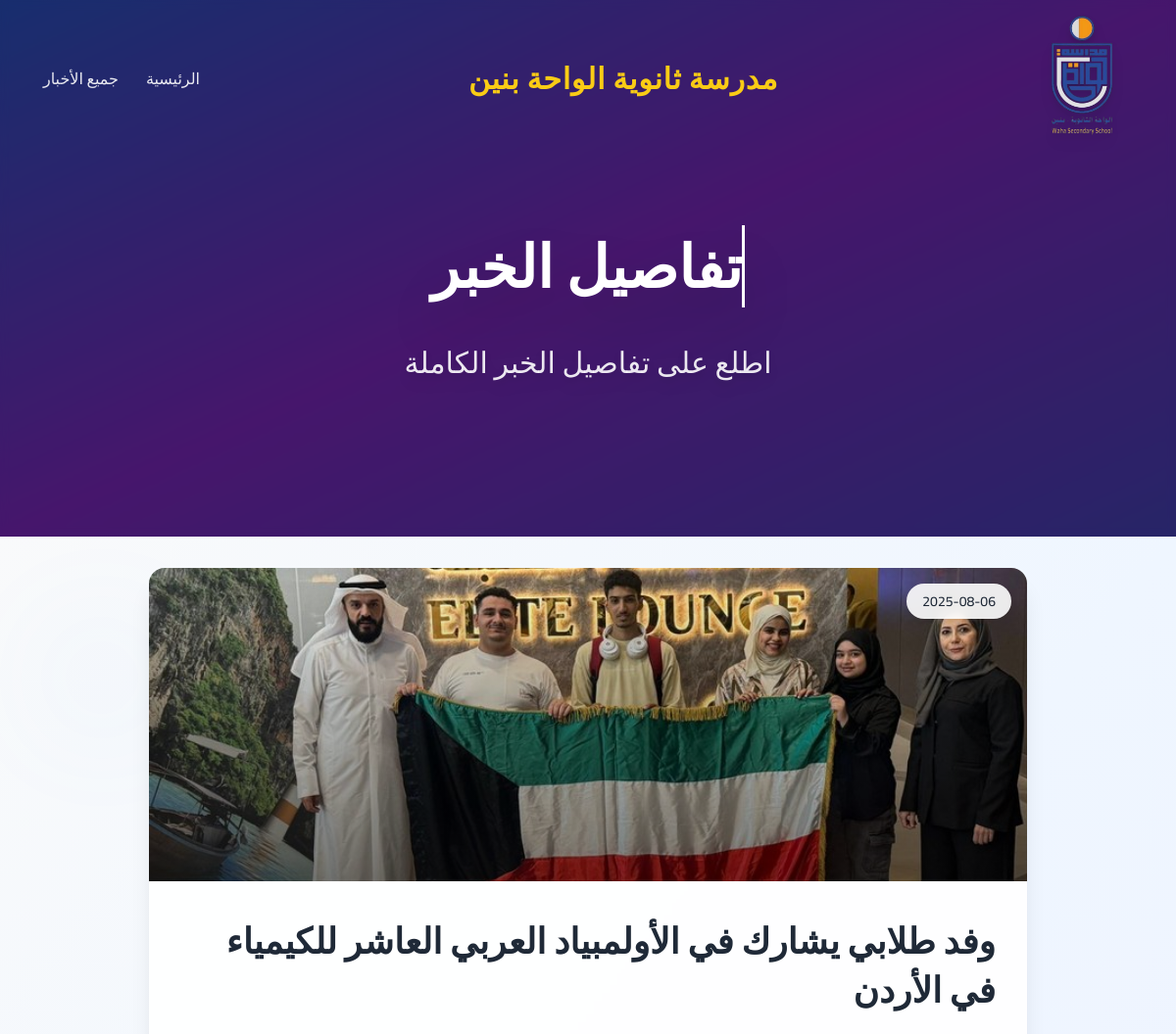
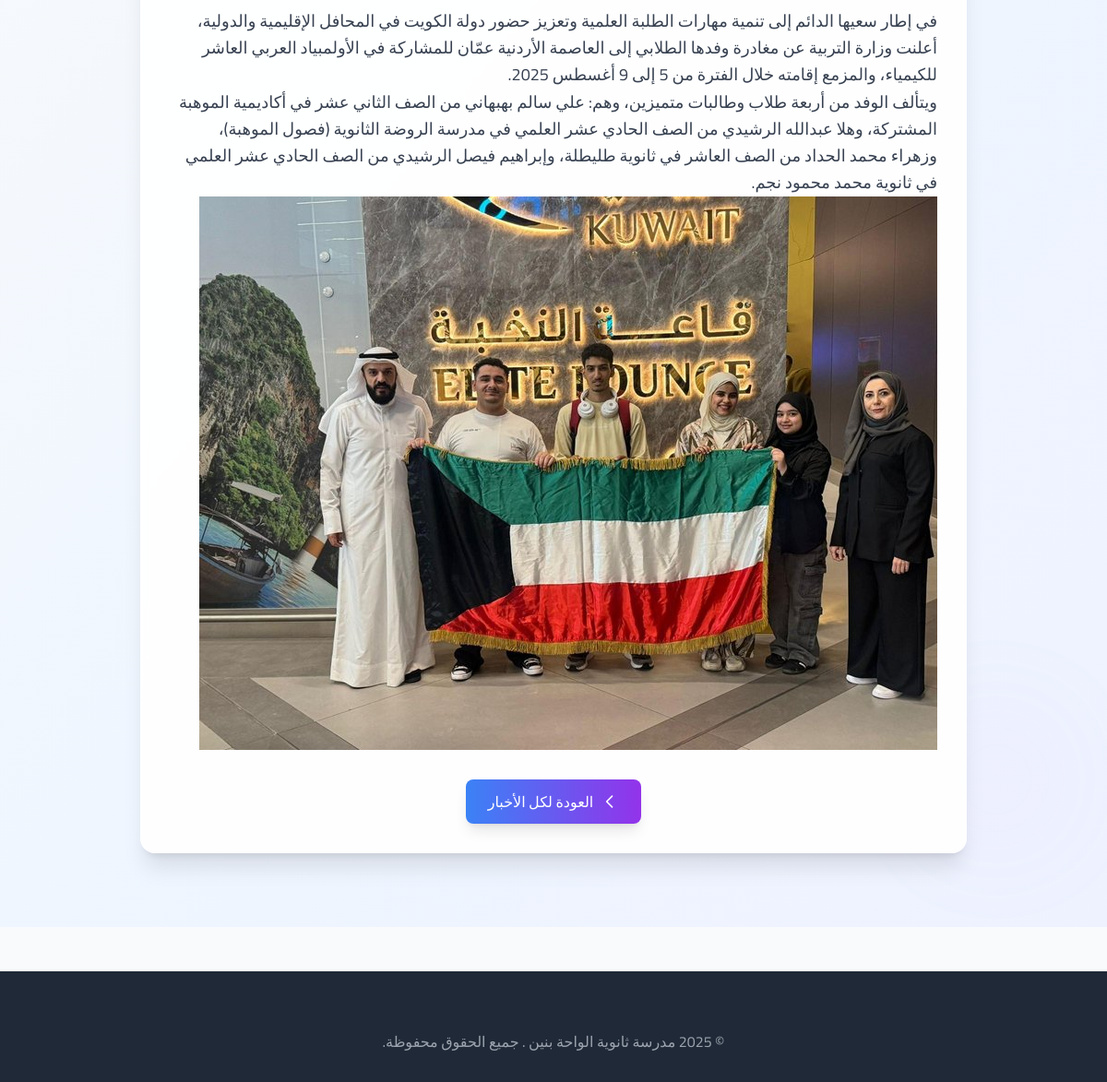
/news/6, run on the app's committed database (2 pictures, top to bottom).
### app.py (models this page shows)
class SchoolSettings(db.Model):
    id = db.Column(db.Integer, primary_key=True)
    school_logo = db.Column(db.String(255), nullable=True)
    school_name = db.Column(db.String(200), nullable=False)
    school_address = db.Column(db.Text, nullable=True)
    school_phone = db.Column(db.String(50), nullable=True)
    school_email = db.Column(db.String(100), nullable=True)
    school_vision = db.Column(db.Text, nullable=True)
    school_mission = db.Column(db.Text, nullable=True)
    school_values = db.Column(db.Text, nullable=True)
    google_maps_url = db.Column(db.String(500), nullable=True)
    youtube_url = db.Column(db.String(500), nullable=True)
    instagram_url = db.Column(db.String(500), nullable=True)
    telegram_url = db.Column(db.String(500), nullable=True)
    snapchat_url = db.Column(db.String(500), nullable=True)
    whatsapp_url = db.Column(db.String(500), nullable=True)
    academic_year = db.Column(db.String(50), nullable=True)
    academic_semester = db.Column(db.String(50), nullable=True)
    updated_at = db.Column(db.DateTime, default=datetime.utcnow, onupdate=datetime.utcnow)

class News(db.Model):
    id = db.Column(db.Integer, primary_key=True)
    title = db.Column(db.String(200), nullable=False)
    details = db.Column(db.Text, nullable=False)
    image = db.Column(db.String(200), nullable=True)
    date = db.Column(db.String(20), nullable=False)

### app.py (the view)
@app.route('/news/<int:news_id>')
def news_detail(news_id):
    news = News.query.get_or_404(news_id)
    school_settings = get_school_settings()
    current_year = datetime.now().year
    return render_template('news_detail.html', news=news, school_settings=school_settings, current_year=current_year)

### app.py (called while the page is built, shortened)
def get_school_settings():
    try:
        settings = SchoolSettings.query.first()
        return settings
    except Exception as e:
        print(f"خطأ في get_school_settings: {e}")
        return SchoolSettings(
            school_name="اسم المدرسة",
            school_address="عنوان المدرسة",
            school_phone="",
            school_email="",
            school_vision="رؤية المدرسة",
            school_mission="رسالة المدرسة",
            school_values="",
            google_maps_url="",
            youtube_url="",
            instagram_url="",
            telegram_url="",
            snapchat_url="",
            whatsapp_url="",
            academic_year="2024-2025",
            academic_semester="الفصل الدراسي الأول"
        )

### templates/news_detail.html (shortened to what this page needs)
<!DOCTYPE html>
<html lang="ar" dir="rtl">
<head>
    <script src="https://cdn.tailwindcss.com"></script>
</head>
<body class="font-['Cairo'] bg-gray-50">
    <section class="relative bg-gradient-to-br from-blue-900 via-purple-900 to-indigo-900 overflow-hidden">
        <div class="absolute inset-0 bg-gradient-to-br from-blue-900 via-purple-900 to-indigo-900"></div>
        <div class="absolute inset-0 bg-black/20 backdrop-blur-sm"></div>
        <div class="relative z-20 max-w-7xl mx-auto px-4 sm:px-6 lg:px-8">
            <div class="flex items-center justify-between h-32 md:h-36 lg:h-40">
                <div class="flex items-center flex-shrink-0">
                    {% if school_settings and school_settings.school_logo %}
                    <img src="/assets/images/{{ school_settings.school_logo }}" alt="شعار المدرسة" class="h-24 md:h-28 lg:h-32 w-auto drop-shadow-lg ">
                {% endif %}
                </div>
                <div class="flex-1 flex justify-center">
                                                            <span class="text-base md:text-3xl font-extrabold text-yellow-400 tracking-wide font-['Cairo','Noto Kufi Arabic',sans-serif] select-none">
                    {% if school_settings and school_settings.school_name %}
                        {{ school_settings.school_name }}
                    {% else %}
                        سجل بيانات المدرسة من الاعدادات
                    {% endif %}
                </span>
                </div>
                <div class="flex items-center space-x-2 space-x-reverse">
                    <nav class="hidden md:flex items-center space-x-1 space-x-reverse mr-4">
                        <a href="/" class="px-3 py-2 rounded-md text-base font-medium text-white/90 hover:text-yellow-400 hover:bg-white/5 transition-all duration-300">الرئيسية</a>
                        <a href="/news_all" class="px-3 py-2 rounded-md text-base font-medium text-white/90 hover:text-yellow-400 hover:bg-white/5 transition-all duration-300">جميع الأخبار</a>
                    </nav>
                </div>
            </div>
        </div>
        <div class="relative z-10 container mx-auto px-6 flex flex-col justify-center items-center text-center pb-32">
            <h1 class="text-4xl md:text-5xl lg:text-6xl font-extrabold mb-8 text-white drop-shadow-2xl leading-relaxed animate-fade-in-up animation-delay-200 overflow-visible mt-16">
                <span class="typing-text">تفاصيل الخبر</span>
            </h1>
            <p class="text-xl md:text-2xl lg:text-3xl mb-8 max-w-4xl text-white/90 drop-shadow-lg leading-relaxed animate-fade-in-up animation-delay-400">
                اطلع على تفاصيل الخبر الكاملة
            </p>
        </div>
    </section>
    <main>
        <section id="news-content" class="pt-8 pb-20 bg-gradient-to-br from-gray-50 via-blue-50 to-indigo-50 relative overflow-hidden">
            <div class="absolute inset-0 opacity-5">
                <div class="absolute top-20 left-10 w-32 h-32 bg-blue-400 rounded-full blur-3xl"></div>
                <div class="absolute bottom-20 right-10 w-40 h-40 bg-purple-400 rounded-full blur-3xl"></div>
            </div>
            <div class="container mx-auto px-6 relative z-10">
                <div class="max-w-4xl mx-auto">
                    <div class="bg-white/90 backdrop-blur-sm rounded-2xl shadow-xl overflow-hidden animate-fade-in-up">
                        <div class="relative overflow-hidden h-64 md:h-80">
                            {% if news.image %}
                            <img src="/assets/images/news/{{ news.image }}" alt="صورة الخبر" class="w-full h-full object-cover">
                            {% endif %}
                            <div class="absolute inset-0 bg-gradient-to-t from-black/50 to-transparent"></div>
                            <div class="absolute top-4 right-4">
                                <div class="bg-white/90 backdrop-blur-sm text-gray-800 px-4 py-2 rounded-full text-sm font-medium shadow-lg">
                                    {{ news.date }}
                                </div>
                            </div>
                        </div>
                        <div class="p-8">
                            <h1 class="text-3xl md:text-4xl font-bold text-gray-800 mb-6 leading-relaxed overflow-visible arabic-text">
                                {{ news.title }}
                            </h1>
                            <div class="text-gray-700 leading-relaxed text-lg mb-8 text-right prose prose-lg max-w-none">
                                {{ news.details|safe }}
                            </div>
                            <div class="text-center">
                                <a href="/news_all" class="inline-flex items-center px-6 py-3 bg-gradient-to-r from-blue-500 to-purple-600 text-white rounded-lg font-medium hover:from-blue-600 hover:to-purple-700 transition-all duration-300 transform hover:scale-105 shadow-lg hover:shadow-xl">
                                    <svg class="w-5 h-5 ml-2 group-hover:-translate-x-1 transition-transform duration-300" fill="none" stroke="currentColor" viewBox="0 0 24 24">
                                        <path stroke-linecap="round" stroke-linejoin="round" stroke-width="2" d="M15 19l-7-7 7-7"/>
                                    </svg>
                                    العودة لكل الأخبار
                                </a>
                            </div>
                        </div>
                    </div>
                </div>
            </div>
        </section>
    </main>
    <footer class="bg-gray-800 text-white pt-16 pb-8 mt-12">
        <div class="container mx-auto px-6">
            <div class="text-center text-gray-400">&copy; {{ current_year }}
            {% if school_settings and school_settings.school_name %}
                {{ school_settings.school_name }}
            {% else %}
                سجل بيانات المدرسة من الاعدادات
            {% endif %}.
            جميع الحقوق محفوظة.
        </div>
        </div>
    </footer>
</body>
</html>

### templates/news_detail.html (style rules this page uses)
.animate-fade-in-up { animation: fade-in-up 1s ease-out forwards; opacity: 0; }
.animation-delay-200 { animation-delay: 0.2s; }
.animation-delay-400 { animation-delay: 0.4s; }
.typing-text { display: inline-block; overflow: visible; white-space: nowrap; border-right: 3px solid white; animation: typing 3s steps(40, end), blink 0.75s step-end infinite; line-height: 1.2; padding: 0.1em 0; }
.overflow-visible { overflow: visible !important; }
h1, h2, h3, h4, h5, h6 { line-height: 1.4 !important; padding: 0.1em 0 !important; }
.arabic-text { text-rendering: optimizeLegibility; font-feature-settings: "liga" 1, "kern" 1; }

### data on the page
SchoolSettings: school_logo (picture), school_name "مدرسة ثانوية الواحة بنين"
News: image (picture), date "2025-08-06", title "وفد طلابي يشارك في الأولمبياد العربي العاشر للكيمياء في الأردن", details "في إطار سعيها الدائم إلى تنمية مهارات الطلبة العلمية وتعزيز حضور دولة الكويت في المحافل الإقليمية والدولية، أعلنت وزارة التربية عن مغادرة وفدها الطلابي إلى العاصمة الأردنية عمّان للمشاركة في الأولمبياد العربي العاشر للكيمياء، والمزمع إقامته خلال الفترة من 5 إلى 9 أغسطس 2025. ويتألف الوفد من أربعة طلاب وطالبات متميزين، وهم: علي سالم بهبهاني من الصف الثاني عشر في أكاديمية الموهبة المشتركة، وهلا عبدالله الرشيدي من الصف الحادي عشر العلمي في مدرسة الروضة الثانوية (فصول الموهبة)، وزهراء محمد الحداد من الصف العاشر في ثانوية طليطلة، وإبراهيم فيصل الرشيدي من الصف الحادي عشر العلمي في ثانوية محمد محمود نجم.", details (picture)
